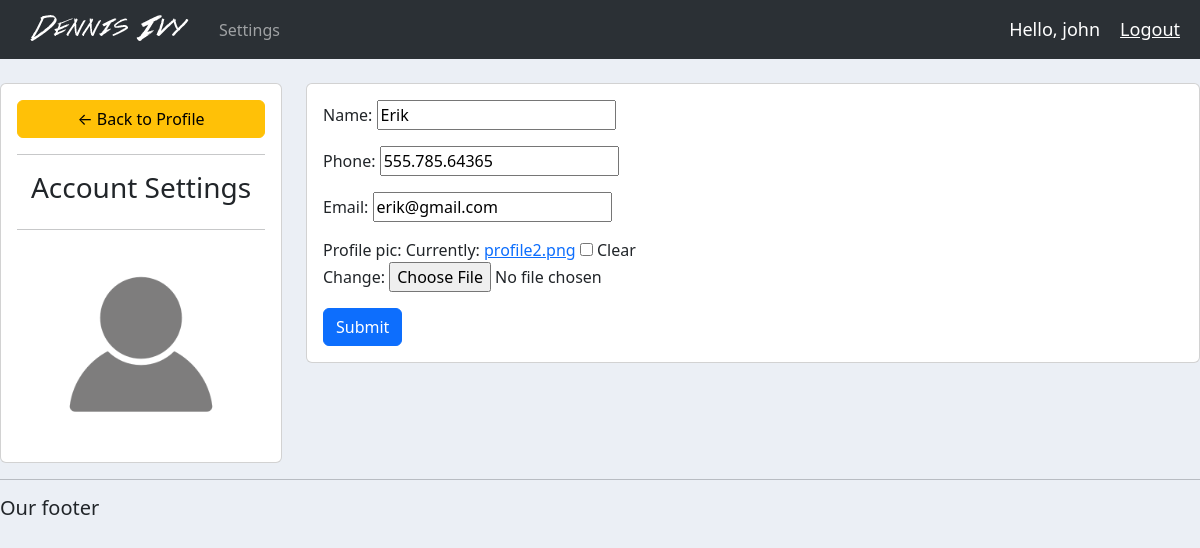
/account/ (signed in), run on the app's committed database.
### accounts/models.py (models this page shows, shortened)
class Customer(models.Model):
  user = models.OneToOneField(User, blank=True, null=True, on_delete=models.CASCADE)
  name = models.CharField(max_length=200, null=True)
  phone = models.CharField(max_length=200, null=True)
  email = models.CharField(max_length=200, null=True)
  profile_pic = models.ImageField(default="profile2.png", null=True, blank=True)
  date_created = models.DateTimeField(auto_now_add=True)

### accounts/decorators.py (the view)
    def wrapper_func(request, *args, **kwargs):
      group = None
      if request.user.groups.exists():
        group = request.user.groups.all()[0].name
      if group in allowed_roles:
        return view_func(request, *args, **kwargs)
      else:
        return HttpResponse('You are not authorized to view the page')

### accounts/forms.py
class CustomerForm(ModelForm):
  class Meta:
    model = Customer
    fields = '__all__'
    exclude = ['user']

### accounts/views.py (called while the page is built)
@login_required(login_url='login')
@allowed_users(allowed_roles=['customer'])
def accountSettings(request):
  customer = request.user.customer
  form = CustomerForm(instance=customer)
  if request.method == 'POST':
    form = CustomerForm(request.POST, request.FILES, instance=customer)
    if form.is_valid():
      form.save()
  context = {'form':form}
  return render(request, 'accounts/account_settings.html', context)

### accounts/templates/accounts/account_settings.html (shortened to what this page needs)
{%  extends 'accounts/main.html' %}
{% load static %}
{% block content %}
<br>
<div class="row">
	<div class="col-md-3">
		<div class="card card-body">
			<a class="btn btn-warning" href="{% url 'home' %}"> &#8592; Back to Profile</a>
			<hr>
			<h3 style="text-align: center">Account Settings</h3>
			<hr>
			<img class="profile-pic" src="{{request.user.customer.profile_pic.url}}" >
		</div>
	</div>
	<div class="col-md-9">
		<div class="card card-body">
			<form method="POST" action="" enctype="multipart/form-data">
				{{form.as_p}}
			<input class="btn btn-primary" type="submit" name="Update Information">
			</form>
		</div>
	</div>
</div>
{% endblock %}

### accounts/templates/accounts/navbar.html (shortened to what this page needs)
{% load static %}
<nav class="navbar navbar-expand-lg bg-body-tertiary" data-bs-theme="dark">
  <div class="container-fluid">
    <img src="{% static 'images/logo.png' %}" alt="" />
    <div class="collapse navbar-collapse" id="navbarNav">
      <ul class="navbar-nav">
        {% if request.user.is_staff %}
        <li class="nav-item">
          <a class="nav-link active" aria-current="page" href="{% url 'home' %}"
            >Dashboard</a
          >
        </li>
        <li class="nav-item">
          <a class="nav-link" href="{% url 'products' %}">Products</a>
        </li>
        {% else %}
       <li class="nav-item">
        <a class="nav-link" href="{% url 'account' %}">Settings</a>
      </li>
        {% endif %}
      </ul>
    </div>
  </div>
  <span class="hello-msg">Hello, {{request.user}}</span>
  <span ><a class="hello-msg" href="{% url 'logout' %}">Logout</a></span>
</nav>

### static/css/main.css (style rules this page uses)
body { background-color: #ebeff5; }

### accounts/templates/accounts/navbar.html (style rules this page uses)
.hello-msg { font-size: 18px; color: white; margin-right: 20px; white-space: nowrap; }

### accounts/templates/accounts/account_settings.html (style rules this page uses)
.profile-pic { max-width: 200px; max-height:200px; margin: 0 auto; border-radius: 50%; }

### data on the page
Customer: name "Erik", phone "555.785.64365", email "erik@gmail.com"

### other printed values
{{ request.user }} "john"
